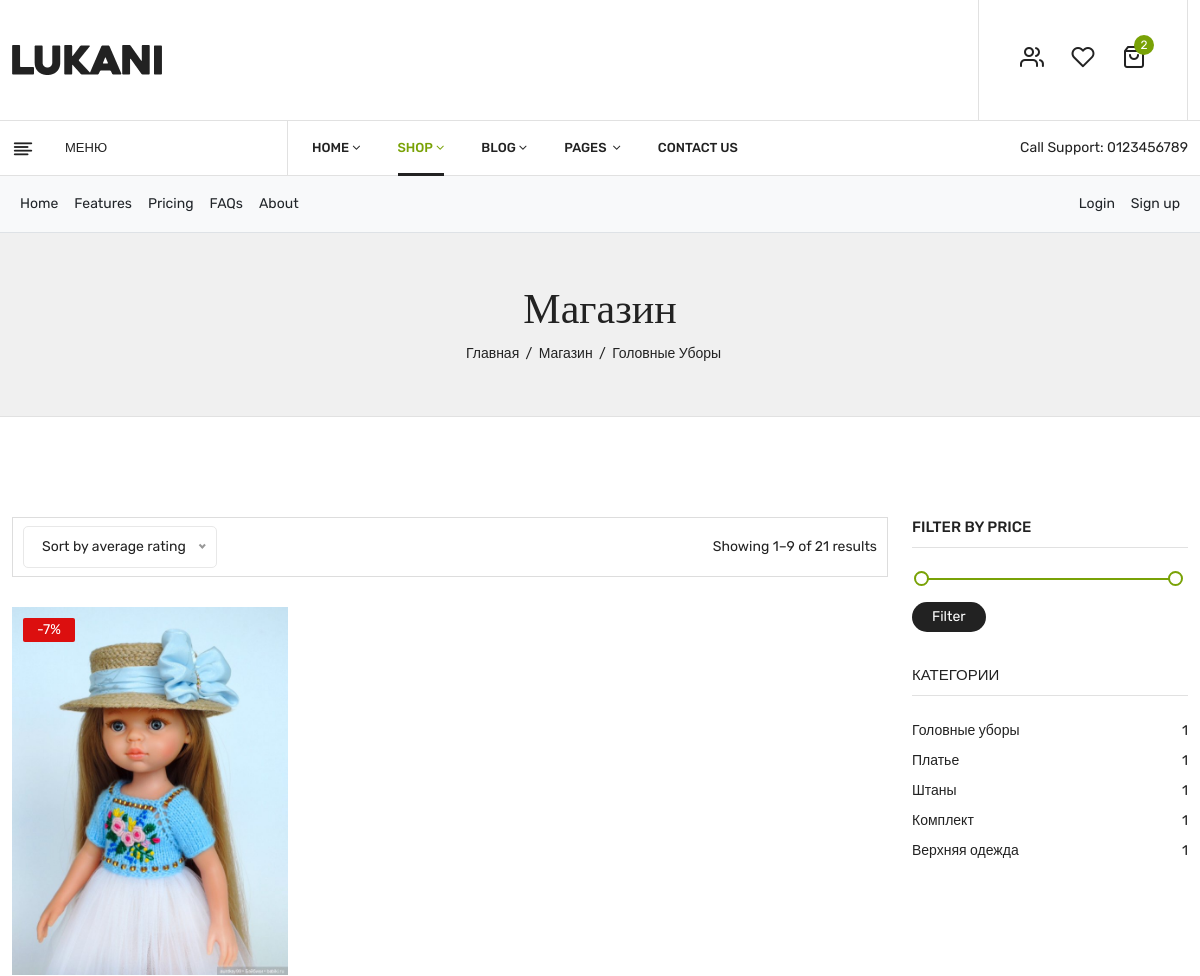
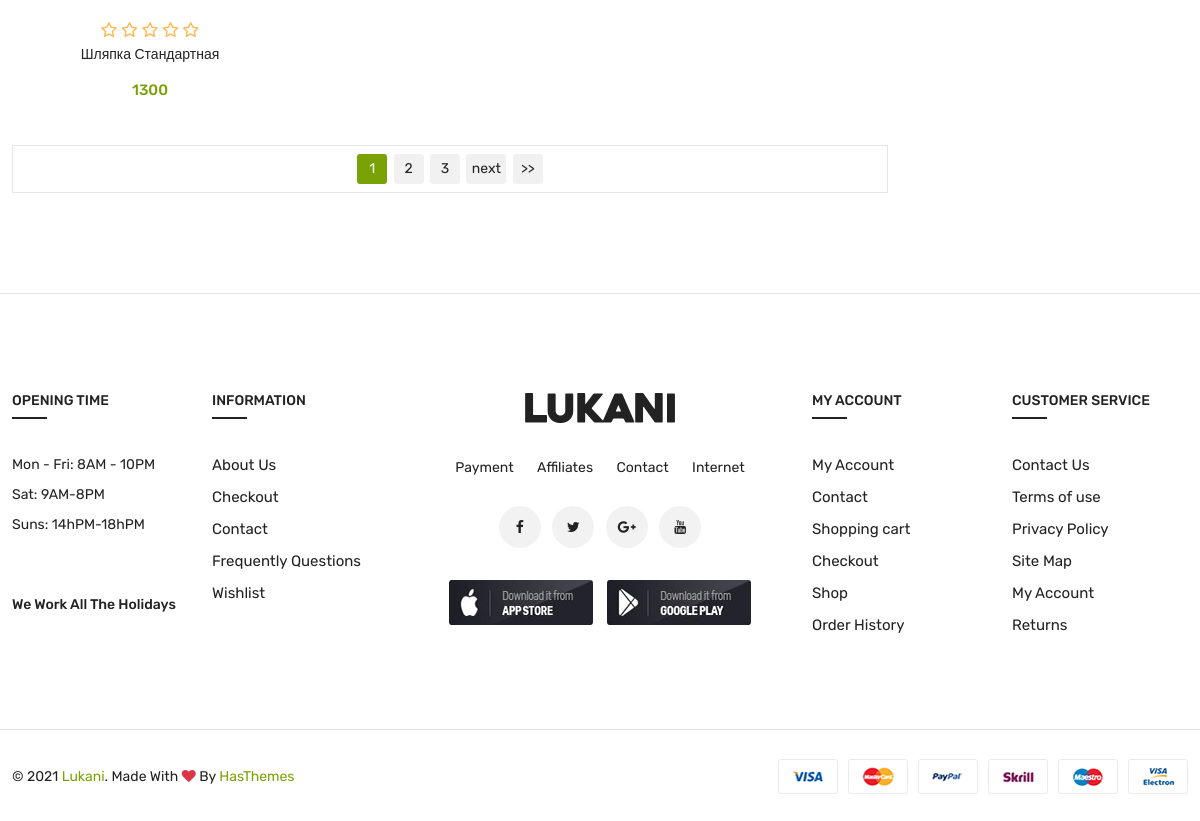
Page /category/1/ on the committed database (2 pictures, top to bottom).
### dollshop1/models.py (models this page shows, shortened)
class Category(models.Model):
    name = models.CharField(max_length=255, unique=True, verbose_name='Название')

class Product(models.Model):
    STATUS = (('В наличии', 'В наличии'), ('Нет в наличии', 'Нет в наличии'))
    category = models.ForeignKey(Category, on_delete=models.CASCADE, null=True, verbose_name='Категория')
    name = models.CharField(max_length=255, verbose_name='Название')
    description = models.TextField(max_length=1300, verbose_name='Описание')
    image = models.ImageField(default='no_image.png', upload_to='product_image/', blank=True, null=True,
                              verbose_name='Изображение')
    price = models.DecimalField(decimal_places=0, max_digits=9, default=0, verbose_name='Цена')
    date_create = models.DateTimeField(auto_now_add=True)
    status = models.CharField(max_length=255, choices=STATUS, default=STATUS[0], verbose_name='Статус')

### dollshop1/views.py (the view)
# urls.py: path('category/<int:cate_pk>/', category_list, name='category_list'),
def category_list(request, cate_pk):
    category = Category.objects.all()
    product = Product.objects.filter(category=cate_pk)
    context = {
        'category': category,
        'product': product,
        'now': Category.objects.get(pk=cate_pk)
    }
    return render(request, 'dollshop1/category_list.html', context)

### dollshop1/templates/dollshop1/category_list.html (shortened to what this page needs)
<!DOCTYPE html>
<html class="no-js" lang="en">
	<head>
		<link rel="stylesheet" href="../../../static/css/bootstrap.min.css" />
		<link
			href="https://cdn.jsdelivr.net/npm/bootstrap@5.1.3/dist/css/bootstrap.min.css"
			rel="stylesheet"
		/>
		<link rel="stylesheet" href="../../../static/css/owl.carousel.min.css" />
		<link rel="stylesheet" href="../../../static/css/slick.css" />
		<link rel="stylesheet" href="../../../static/css/magnific-popup.css" />
		<link rel="stylesheet" href="../../../static/css/font.awesome.css" />
		<link rel="stylesheet" href="../../../static/css/animate.css" />
		<link rel="stylesheet" href="../../../static/css/jquery-ui.min.css" />
		<link rel="stylesheet" href="../../../static/css/slinky.menu.css" />
		<link rel="stylesheet" href="../../../static/css/plugins.css" />
		<link rel="stylesheet" href="../../../static/css/style.css" />
	</head>
	<body>
		<header>
			<div class="main_header">
				<div class="header_middle">
					<div class="container">
						<div class="row align-items-center">
							<div class="col-lg-3 col-md-3 col-4">
								<div class="logo">
									<a href="index.html"
										><img src="../../../static/img/logo/logo.png" alt=""
									/></a>
								</div>
							</div>
							<div class="col-lg-9 col-md-6 col-6">
								<div class="header_right_info">
									<div class="header_account_area">
										<div class="header_account-list top_links">
											<a href="#"><i class="icon-users"></i></a>
										</div>
										<div class="header_account-list header_wishlist">
											<a href="{% url 'dollshop:wishlist' %}"
												><i class="icon-heart"></i
											></a>
										</div>
										<div class="header_account-list mini_cart_wrapper">
											<a href="javascript:void(0)"
												><i class="icon-shopping-bag"></i
												><span class="item_count">2</span></a
											>
										</div>
									</div>
								</div>
							</div>
						</div>
					</div>
				</div>
				<div class="header_bottom sticky-header">
					<div class="container">
						<div class="row align-items-center">
							<div class="col-lg-3">
								<div class="categories_menu">
									<div class="categories_title">
										<h2 class="categori_toggle">Меню</h2>
									</div>
								</div>
							</div>
							<div class="col-lg-6">
								<div class="main_menu menu_position">
									<nav>
										<ul>
											<li>
												<a href="index.html"
													>home<i class="fa fa-angle-down"></i
												></a>
											</li>
											<li class="mega_items">
												<a class="active" href="shop.html"
													>shop<i class="fa fa-angle-down"></i
												></a>
											</li>
											<li>
												<a href="blog.html"
													>blog<i class="fa fa-angle-down"></i
												></a>
											</li>
											<li>
												<a href="#">pages <i class="fa fa-angle-down"></i></a>
											</li>
											<li><a href="contact.html"> Contact Us</a></li>
										</ul>
									</nav>
								</div>
							</div>
							<div class="col-lg-3">
								<div class="call-support">
									<p>Call Support: <a href="tel:0123456789">0123456789</a></p>
								</div>
							</div>
						</div>
					</div>
				</div>
			</div>
			<nav class="py-2 bg-light border-bottom">
				<div class="container d-flex flex-wrap">
					<ul class="nav me-auto">
						<li class="nav-item">
							<a
								href="#"
								class="nav-link link-dark px-2 active"
								aria-current="page"
								>Home</a
							>
						</li>
						<li class="nav-item">
							<a href="#" class="nav-link link-dark px-2">Features</a>
						</li>
						<li class="nav-item">
							<a href="#" class="nav-link link-dark px-2">Pricing</a>
						</li>
						<li class="nav-item">
							<a href="#" class="nav-link link-dark px-2">FAQs</a>
						</li>
						<li class="nav-item">
							<a href="#" class="nav-link link-dark px-2">About</a>
						</li>
					</ul>
					<ul class="nav">
						<li class="nav-item">
							<a href="#" class="nav-link link-dark px-2">Login</a>
						</li>
						<li class="nav-item">
							<a href="#" class="nav-link link-dark px-2">Sign up</a>
						</li>
					</ul>
				</div>
			</nav>
		</header>
		<div class="breadcrumbs_area">
			<div class="container">
				<div class="row">
					<div class="col-12">
						<div class="breadcrumb_content">
							<h3>Магазин</h3>
							<ul>
								<li><a href="{% url 'dollshop:homepage' %}">Главная</a></li>
								<li>Магазин</li>
								<li>{{ now.name }}</li>
							</ul>
						</div>
					</div>
				</div>
			</div>
		</div>
		<div class="shop_area mt-100 mb-100">
			<div class="container">
				<div class="row">
					<div class="col-lg-9 col-md-12">
						<div class="shop_toolbar_wrapper">
							<div class="niceselect_option">
								<div class="nice-select select_option" tabindex="0">
									<span class="current">Sort by average rating</span>
								</div>
							</div>
							<div class="page_amount">
								<p>Showing 1–9 of 21 results</p>
							</div>
						</div>
						<div class="row shop_wrapper">
							{% for item in product %}
							<div class="col-lg-4 col-md-4 col-12">
								<article class="single_product">
									<figure>
										<div class="product_thumb">
											<a
												class="primary_img"
												href="{% url 'dollshop:product_detail' item.pk %}"
												><img src="{{ item.image.url }}" alt=""
											/></a>
											<div class="label_product">
												<span class="label_sale">-7%</span>
											</div>
										</div>
										<div class="product_content grid_content">
											<div class="product_price_rating">
												<div class="product_rating">
													<ul>
														<li>
															<a href="#"><i class="icon-star"></i></a>
														</li>
														<li>
															<a href="#"><i class="icon-star"></i></a>
														</li>
														<li>
															<a href="#"><i class="icon-star"></i></a>
														</li>
														<li>
															<a href="#"><i class="icon-star"></i></a>
														</li>
														<li>
															<a href="#"><i class="icon-star"></i></a>
														</li>
													</ul>
												</div>
												<h4 class="product_name">
													<a href="product-details.html">{{ item.name }}</a>
												</h4>
												<div class="price_box">
													<span class="current_price">{{ item.price }}</span>
												</div>
											</div>
										</div>
									</figure>
								</article>
							</div>
							{% endfor %}
						</div>
						<div class="shop_toolbar t_bottom">
							<div class="pagination">
								<ul>
									<li class="current">1</li>
									<li><a href="#">2</a></li>
									<li><a href="#">3</a></li>
									<li class="next"><a href="#">next</a></li>
									<li><a href="#">>></a></li>
								</ul>
							</div>
						</div>
					</div>
					<div class="col-lg-3 col-md-12">
						<aside class="sidebar_widget">
							<div class="widget_inner">
								<div class="widget_list widget_filter">
									<h3>Filter by price</h3>
									<form action="#">
										<div
											id="slider-range"
											class="ui-slider ui-slider-horizontal ui-widget ui-widget-content ui-corner-all"
										>
											<div
												class="ui-slider-range ui-widget-header ui-corner-all"
												style="left: 0%; width: 100%"
											></div>
											<span
												class="ui-slider-handle ui-state-default ui-corner-all"
												tabindex="0"
												style="left: 0%"
											></span
											><span
												class="ui-slider-handle ui-state-default ui-corner-all"
												tabindex="0"
												style="left: 100%"
											></span>
										</div>
										<button type="submit">Filter</button>
										<input type="text" name="text" id="amount" />
									</form>
								</div>
								<div class="widget_list widget_color">
									<h3>Категории</h3>
									<ul>
										{% for ct in category %}
										<li>
											<a href="{% url 'dollshop:category_list' cate_pk=ct.pk %}"
												>{{ ct.name }} <span>1</span></a
											>
										</li>
										{% endfor %}
									</ul>
								</div>
							</div>
						</aside>
					</div>
				</div>
			</div>
		</div>
		<footer class="footer_widgets">
			<div class="footer_top">
				<div class="container">
					<div class="row">
						<div class="col-lg-2 col-md-4 col-sm-6">
							<div class="widgets_container contact_us">
								<h3>Opening Time</h3>
								<p><span>Mon - Fri:</span> 8AM - 10PM</p>
								<p><span>Sat:</span> 9AM-8PM</p>
								<p><span>Suns:</span> 14hPM-18hPM</p>
								<p><b>We Work All The Holidays</b></p>
							</div>
						</div>
						<div class="col-lg-2 col-md-3 col-sm-6">
							<div class="widgets_container widget_menu">
								<h3>Information</h3>
								<div class="footer_menu">
									<ul>
										<li><a href="about.html">About Us</a></li>
										<li><a href="checkout.html">Checkout</a></li>
										<li><a href="contact.html">Contact</a></li>
										<li><a href="faq.html">Frequently Questions</a></li>
										<li>
											<a href="{% url 'dollshop:wishlist' %}">Wishlist</a>
										</li>
									</ul>
								</div>
							</div>
						</div>
						<div class="col-lg-4 col-md-5">
							<div class="widgets_container widget_app">
								<div class="footer_logo">
									<a href="index.html"
										><img src="../../../static/img/logo/logo.png" alt=""
									/></a>
								</div>
								<div class="footer_widgetnav_menu">
									<ul>
										<li><a href="#">Payment</a></li>
										<li><a href="#">Affiliates</a></li>
										<li><a href="#">Contact</a></li>
										<li><a href="#">Internet</a></li>
									</ul>
								</div>
								<div class="footer_social">
									<ul>
										<li>
											<a href="#"
												><i class="fa fa-facebook" aria-hidden="true"></i
											></a>
										</li>
										<li>
											<a href="#"
												><i class="fa fa-twitter" aria-hidden="true"></i
											></a>
										</li>
										<li>
											<a href="#"
												><i class="fa fa-google-plus" aria-hidden="true"></i
											></a>
										</li>
										<li>
											<a href="#"
												><i class="fa fa-youtube" aria-hidden="true"></i
											></a>
										</li>
									</ul>
								</div>
								<div class="footer_app">
									<ul>
										<li>
											<a href="#"
												><img
													src="../../../static/img/icon/icon-app.jpg"
													alt=""
											/></a>
										</li>
										<li>
											<a href="#"
												><img
													src="../../../static/img/icon/icon1-app.jpg"
													alt=""
											/></a>
										</li>
									</ul>
								</div>
							</div>
						</div>
						<div class="col-lg-2 col-md-4 col-sm-6">
							<div class="widgets_container widget_menu">
								<h3>My Account</h3>
								<div class="footer_menu">
									<ul>
										<li><a href="my-account.html">My Account</a></li>
										<li><a href="contact.html">Contact</a></li>
										<li><a href="cart.html">Shopping cart</a></li>
										<li><a href="checkout.html">Checkout</a></li>
										<li><a href="shop.html">Shop</a></li>
										<li><a href="#">Order History</a></li>
									</ul>
								</div>
							</div>
						</div>
						<div class="col-lg-2 col-md-4 col-sm-6">
							<div class="widgets_container widget_menu">
								<h3>Customer Service</h3>
								<div class="footer_menu">
									<ul>
										<li><a href="contact.html">Contact Us</a></li>
										<li><a href="#">Terms of use</a></li>
										<li><a href="#">Privacy Policy</a></li>
										<li><a href="contact.html">Site Map</a></li>
										<li><a href="my-account.html">My Account</a></li>
										<li><a href="#">Returns</a></li>
									</ul>
								</div>
							</div>
						</div>
					</div>
				</div>
			</div>
			<div class="footer_bottom">
				<div class="container">
					<div class="row align-items-center">
						<div class="col-lg-6 col-md-6">
							<div class="copyright_area">
								<p class="copyright-text">
									&copy; 2021 <a href="index.html">Lukani</a>. Made with
									<i class="fa fa-heart text-danger"></i> by
									<a href="https://hasthemes.com/" target="_blank">HasThemes</a>
								</p>
							</div>
						</div>
						<div class="col-lg-6 col-md-6">
							<div class="footer_payment">
								<a href="#"
									><img src="../../../static/img/icon/payment.png" alt=""
								/></a>
							</div>
						</div>
					</div>
				</div>
			</div>
		</footer>
	</body>
</html>

### static/css/plugins.css (style rules this page uses)
.nice-select { -webkit-tap-highlight-color: transparent;background-color: #fff;border-radius: 5px;border: solid 1px #e8e8e8;-webkit-box-sizing: border-box;box-sizing: border-box;clear: both;cursor: pointer;display: block;float: left;font-family: inherit;font-size: 14px;font-weight: normal;height: 42px;line-height: 40px;outline: none;padding-left: 18px;padding-right: 30px;position: relative;text-align: left !important;-webkit-transition: all 0.2s ease-in-out;transition: all 0.2s ease-in-out;-webkit-user-select: none;-moz-user-select: none;-ms-user-select: none;user-select: none;white-space: nowrap;width: auto; }
.nice-select:after { border-bottom: 2px solid #999;border-right: 2px solid #999;content: '';display: block;height: 5px;margin-top: -4px;pointer-events: none;position: absolute;right: 12px;top: 50%;-webkit-transform-origin: 66% 66%;transform-origin: 66% 66%;-webkit-transform: rotate(45deg);transform: rotate(45deg);-webkit-transition: all 0.15s ease-in-out;transition: all 0.15s ease-in-out;width: 5px; }
[class^="icon-"], [class*=" icon-"] { font-family: 'plaza-icon' !important; speak: none; font-style: normal; font-weight: normal; font-variant: normal; text-transform: none; line-height: 1; -webkit-font-smoothing: antialiased; -moz-osx-font-smoothing: grayscale; }
.icon-heart:before { content: "\e977"; }
.icon-shopping-bag:before { content: "\e9c9"; }
.icon-star:before { content: "\e9d5"; }
.icon-users:before { content: "\e9f6"; }

### rows in the picture
Category: name "Головные Уборы", name "Головные уборы"
Product: image (picture), name "Шляпка Стандартная", price "1300"
Category: name "Платье"
Category: name "Штаны"
Category: name "Комплект"
Category: name "Верхняя одежда"
